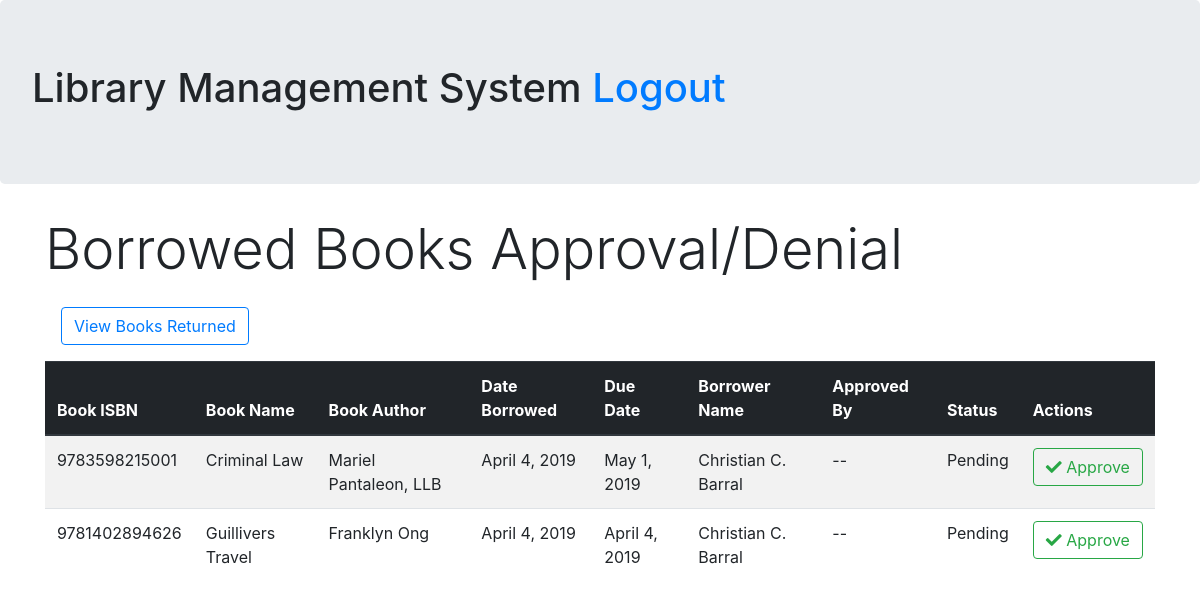
Before: /admin/borrow-retrieve.php with the older database file.
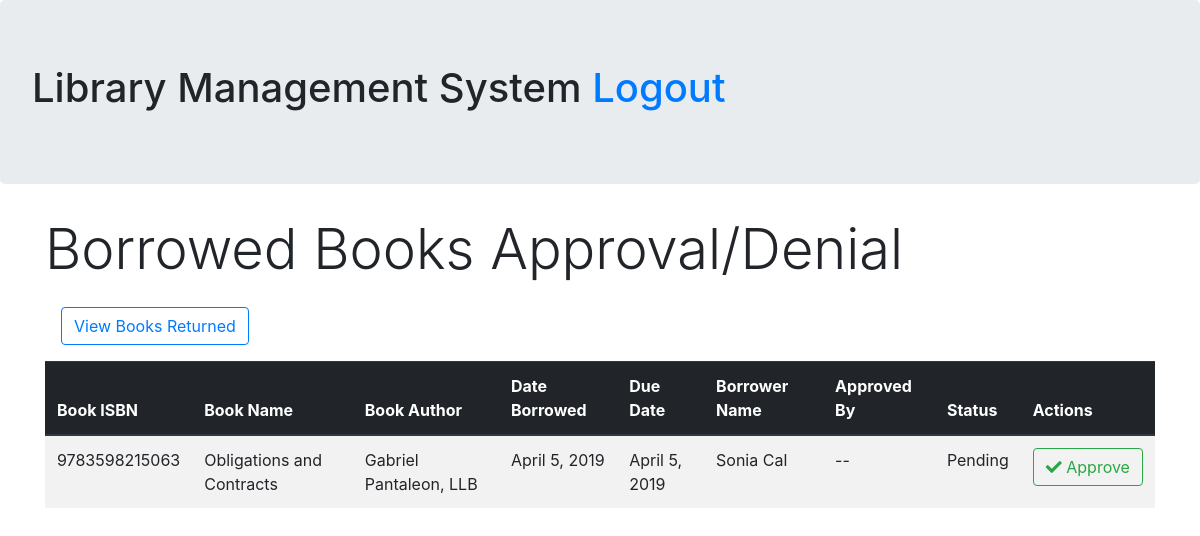
After: the same page with the newer database file.
### tables this page shows
CREATE TABLE `borrow` (
  `borrow_id` int(11) NOT NULL,
  `borrower_id` int(11) NOT NULL,
  `book_ISBN` varchar(13) NOT NULL,
  `admin_id` int(11) DEFAULT NULL,
  `borrow_start_date` date NOT NULL,
  `borrow_due_date` date NOT NULL,
  `borrow_return_date` date DEFAULT NULL,
  `borrow_approval_date` date DEFAULT NULL,
  `borrow_remarks` text,
  `borrow_status` char(1) NOT NULL
);

CREATE TABLE `book` (
  `book_ISBN` varchar(13) NOT NULL,
  `book_name` varchar(50) NOT NULL,
  `book_author` varchar(50) NOT NULL,
  `book_date_added` date NOT NULL,
  `book_date_published` date NOT NULL,
  `book_publisher` varchar(50) NOT NULL,
  `book_edition` varchar(20) NOT NULL,
  `book_type` varchar(20) NOT NULL,
  `book_borrow_status` char(1) NOT NULL DEFAULT 'R',
  `book_status` char(1) NOT NULL
);

CREATE TABLE `borrower` (
  `borrower_id` int(11) NOT NULL,
  `borrower_name` varchar(50) NOT NULL,
  `borrower_address` text NOT NULL,
  `borrower_dob` date NOT NULL,
  `borrower_uname` varchar(50) NOT NULL,
  `borrower_password` varchar(100) NOT NULL,
  `borrower_penalty_count` int(100) NOT NULL DEFAULT '0',
  `borrower_date_added` date NOT NULL,
  `borrower_status` char(1) NOT NULL
);

### classes/connect_service.php (called while the page is built, shortened)
<?php
class Database {
    private $servername = "localhost";
    private $username = "root";
    private $password = "";
    private $database = "library";
    public function __construct(){
        $this->conn = new mysqli($this->servername, $this->username, $this->password, $this->database);
        return $this->conn;
    }
}
?>

### classes/adminDAO.php (called while the page is built, shortened)
<?php
    require_once 'connect_service.php';
    class AdminAccessObject extends Database{
        public function getAllBorrowedBooks(){
            $sql = "SELECT * FROM borrow JOIN book on borrow.book_ISBN = book.book_ISBN
                    JOIN borrower ON borrow.borrower_id = borrower.borrower_id WHERE borrow.borrow_status != 'R'";
            $result = $this->conn->query($sql);
            $rows = array();
            while($row=$result->fetch_assoc()){
                $rows[] = $row;
            }
            return $rows;
        }
    }
?>

### admin/borrow-retrieve.php (the view, shortened to what this page needs)
<?php
    require_once '../classes/adminDAO.php';
    $bookdao = new AdminAccessObject;
    $books = $bookdao->getAllBorrowedBooks();
?>
<!DOCTYPE html>
<html lang="en">
<head>
    <link rel="stylesheet" href="https://use.fontawesome.com/releases/v5.8.1/css/all.css">
    <link rel="stylesheet" href="https://stackpath.bootstrapcdn.com/bootstrap/4.1.3/css/bootstrap.min.css">
</head>
<body>
    <div class="jumbotron">
        <h1>Library Management System <a href="../logout.php?page=2">Logout</a> </h1>
    </div>
    <div class="container mt-3 justify-content-center">
        <h4 class="display-4">Borrowed Books Approval/Denial</h4>
        <a href="borrow-returned-list.php" role="button" class="btn btn-outline-primary m-3">View Books Returned</a>
        <table class="table table-striped">
            <thead class="thead-dark">
                <th>Book ISBN</th>
                <th>Book Name</th>
                <th>Book Author</th>
                <th>Date Borrowed</th>
                <th>Due Date</th>
                <th>Borrower Name</th>
                <th>Approved By</th>
                <th>Status</th>
                <th colspan="2">Actions</th>
            </thead>
            <tbody>
                <?php
                    foreach($books as $key=>$values){
                        echo "<tr>";
                            echo "<td>".$values['book_ISBN']."</td>";
                            echo "<td>".$values['book_name']."</td>";
                            echo "<td>".$values['book_author']."</td>";
                            echo "<td>".date('F j, Y', strtotime($values['borrow_start_date']))."</td>";
                            echo "<td>".date('F j, Y', strtotime($values['borrow_due_date']))."</td>";
                            echo "<td>".$values['borrower_name']."</td>";
                            if($values['admin_id'] != null){
                                echo "<td>".$bookdao->getAdmin($values['admin_id'])['admin_name']."</td>";
                            }else{
                                echo "<td> -- </td>";
                            }
                            if($values['borrow_status'] == 'A'){
                                echo "<td> Approved </td>";
                                echo "<td><a href='borrow-changestats.php?ISBN=".$values['book_ISBN']." &borrow_id= ".$values['borrow_id']."&status=P&bookstat=R' class='btn btn-outline-danger'><i class='fas fa-times'></i> Cancel</a></td>";
                            }elseif($values['borrow_status'] == 'R'){
                                echo "<td> Returned </td>";
                                echo "<td><small>Date Returned: ".date('F j, Y', strtotime($values['borrow_return_date']))."</small></td>";
                            }
                            else{
                                echo "<td> Pending </td>";
                                echo "<td><a href='borrow-changestats.php?ISBN=".$values['book_ISBN']." &borrow_id= ".$values['borrow_id']."&status=A&bookstat=B' class='btn btn-outline-success'><i class='fas fa-check'></i> Approve</a></td>";
                            }
                        echo "</tr>";
                    }
                ?>
            </tbody>
        </table>
    </div>
</body>
</html>

Changed rows visible on the page:
removed borrow: book.book_ISBN "9783598215001", book.book_name "Criminal Law", book.book_author "Mariel Pantaleon, LLB", borrow_start_date "April 4, 2019", borrow_due_date "May 1, 2019", borrower.borrower_name "Christian C. Barral"
removed borrow: book.book_ISBN "9781402894626", book.book_name "Guillivers Travel", book.book_author "Franklyn Ong", borrow_start_date "April 4, 2019", borrow_due_date "April 4, 2019", borrower.borrower_name "Christian C. Barral"
now on this page (row edited): borrow: book.book_ISBN "9783598215063", book.book_name "Obligations and Contracts", book.book_author "Gabriel Pantaleon, LLB", borrow_start_date "April 5, 2019", borrow_due_date "April 5, 2019", borrower.borrower_name "Sonia Cal"
